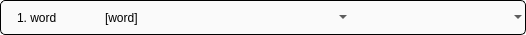
<?xml version="1.0" encoding="UTF-8"?>
<ui version="4.0">
 <class>Form</class>
 <widget class="QWidget" name="Form">
  <property name="geometry">
   <rect>
    <x>0</x>
    <y>0</y>
    <width>526</width>
    <height>35</height>
   </rect>
  </property>
  <property name="sizePolicy">
   <sizepolicy hsizetype="Expanding" vsizetype="Maximum">
    <horstretch>0</horstretch>
    <verstretch>0</verstretch>
   </sizepolicy>
  </property>
  <property name="windowTitle">
   <string>Form</string>
  </property>
  <property name="styleSheet">
   <string notr="true">background-color: rgba(0, 0, 0, 0);</string>
  </property>
  <layout class="QHBoxLayout" name="horizontalLayout">
   <property name="spacing">
    <number>0</number>
   </property>
   <property name="leftMargin">
    <number>0</number>
   </property>
   <property name="topMargin">
    <number>0</number>
   </property>
   <property name="rightMargin">
    <number>0</number>
   </property>
   <property name="bottomMargin">
    <number>0</number>
   </property>
   <item>
    <widget class="QWidget" name="horizontalWidget" native="true">
     <property name="sizePolicy">
      <sizepolicy hsizetype="Expanding" vsizetype="Expanding">
       <horstretch>0</horstretch>
       <verstretch>0</verstretch>
      </sizepolicy>
     </property>
     <property name="styleSheet">
      <string notr="true">background-color: rgba(250, 250, 250, 255);
border-radius: 5px;
border: 1px solid #000;
padding-left:5px;
padding-right:5px;</string>
     </property>
     <layout class="QHBoxLayout" name="horizontalLayout_8">
      <property name="spacing">
       <number>0</number>
      </property>
      <property name="leftMargin">
       <number>0</number>
      </property>
      <property name="topMargin">
       <number>0</number>
      </property>
      <property name="rightMargin">
       <number>0</number>
      </property>
      <property name="bottomMargin">
       <number>0</number>
      </property>
      <item>
       <widget class="QWidget" name="horizontalWidget_3" native="true">
        <property name="sizePolicy">
         <sizepolicy hsizetype="Expanding" vsizetype="Preferred">
          <horstretch>1</horstretch>
          <verstretch>0</verstretch>
         </sizepolicy>
        </property>
        <property name="maximumSize">
         <size>
          <width>16777215</width>
          <height>16777215</height>
         </size>
        </property>
        <property name="styleSheet">
         <string notr="true">QWidget{
border-radius: 0px;
background-color: rgba(255, 255, 255, 0);
border: 0px;
}</string>
        </property>
        <layout class="QHBoxLayout" name="horizontalLayout_5">
         <property name="spacing">
          <number>0</number>
         </property>
         <property name="leftMargin">
          <number>0</number>
         </property>
         <property name="topMargin">
          <number>0</number>
         </property>
         <property name="rightMargin">
          <number>0</number>
         </property>
         <property name="bottomMargin">
          <number>0</number>
         </property>
         <item>
          <widget class="QWidget" name="horizontalWidget_3" native="true">
           <property name="sizePolicy">
            <sizepolicy hsizetype="Preferred" vsizetype="Preferred">
             <horstretch>0</horstretch>
             <verstretch>0</verstretch>
            </sizepolicy>
           </property>
           <layout class="QHBoxLayout" name="horizontalLayout_6">
            <property name="spacing">
             <number>0</number>
            </property>
            <item>
             <widget class="QLabel" name="label_word">
              <property name="sizePolicy">
               <sizepolicy hsizetype="Preferred" vsizetype="Preferred">
                <horstretch>1</horstretch>
                <verstretch>0</verstretch>
               </sizepolicy>
              </property>
              <property name="minimumSize">
               <size>
                <width>0</width>
                <height>0</height>
               </size>
              </property>
              <property name="sizeIncrement">
               <size>
                <width>0</width>
                <height>0</height>
               </size>
              </property>
              <property name="baseSize">
               <size>
                <width>0</width>
                <height>0</height>
               </size>
              </property>
              <property name="styleSheet">
               <string notr="true">color:#000;</string>
              </property>
              <property name="text">
               <string>1. word</string>
              </property>
             </widget>
            </item>
           </layout>
          </widget>
         </item>
         <item>
          <widget class="QWidget" name="horizontalWidget_4" native="true">
           <property name="sizePolicy">
            <sizepolicy hsizetype="Preferred" vsizetype="Preferred">
             <horstretch>0</horstretch>
             <verstretch>0</verstretch>
            </sizepolicy>
           </property>
           <layout class="QHBoxLayout" name="horizontalLayout_7">
            <property name="spacing">
             <number>0</number>
            </property>
            <item>
             <widget class="QLabel" name="label_transcription">
              <property name="sizePolicy">
               <sizepolicy hsizetype="Preferred" vsizetype="Preferred">
                <horstretch>1</horstretch>
                <verstretch>0</verstretch>
               </sizepolicy>
              </property>
              <property name="minimumSize">
               <size>
                <width>0</width>
                <height>0</height>
               </size>
              </property>
              <property name="styleSheet">
               <string notr="true"/>
              </property>
              <property name="text">
               <string>[word]</string>
              </property>
             </widget>
            </item>
           </layout>
          </widget>
         </item>
        </layout>
       </widget>
      </item>
      <item>
       <widget class="QWidget" name="horizontalWidget" native="true">
        <property name="sizePolicy">
         <sizepolicy hsizetype="Expanding" vsizetype="Preferred">
          <horstretch>2</horstretch>
          <verstretch>0</verstretch>
         </sizepolicy>
        </property>
        <property name="maximumSize">
         <size>
          <width>16777215</width>
          <height>16777215</height>
         </size>
        </property>
        <property name="styleSheet">
         <string notr="true">QWidget{
border-radius: 0px;
background-color: rgba(255, 255, 255, 0);
border: 0px;
}</string>
        </property>
        <layout class="QHBoxLayout" name="horizontalLayout_4">
         <property name="spacing">
          <number>0</number>
         </property>
         <property name="leftMargin">
          <number>0</number>
         </property>
         <property name="topMargin">
          <number>0</number>
         </property>
         <property name="rightMargin">
          <number>0</number>
         </property>
         <property name="bottomMargin">
          <number>0</number>
         </property>
         <item>
          <widget class="QWidget" name="horizontalWidget_2" native="true">
           <property name="sizePolicy">
            <sizepolicy hsizetype="Expanding" vsizetype="Preferred">
             <horstretch>0</horstretch>
             <verstretch>0</verstretch>
            </sizepolicy>
           </property>
           <layout class="QHBoxLayout" name="horizontalLayout_3">
            <property name="spacing">
             <number>0</number>
            </property>
            <property name="leftMargin">
             <number>0</number>
            </property>
            <property name="topMargin">
             <number>0</number>
            </property>
            <property name="rightMargin">
             <number>0</number>
            </property>
            <property name="bottomMargin">
             <number>0</number>
            </property>
            <item>
             <widget class="QComboBox" name="combo_box_path_of_speeches">
              <property name="sizePolicy">
               <sizepolicy hsizetype="Preferred" vsizetype="Maximum">
                <horstretch>0</horstretch>
                <verstretch>0</verstretch>
               </sizepolicy>
              </property>
              <property name="styleSheet">
               <string notr="true">color:#000;</string>
              </property>
             </widget>
            </item>
           </layout>
          </widget>
         </item>
         <item>
          <widget class="QWidget" name="horizontalWidget" native="true">
           <property name="sizePolicy">
            <sizepolicy hsizetype="Expanding" vsizetype="Preferred">
             <horstretch>0</horstretch>
             <verstretch>0</verstretch>
            </sizepolicy>
           </property>
           <layout class="QHBoxLayout" name="horizontalLayout_2">
            <property name="spacing">
             <number>0</number>
            </property>
            <property name="leftMargin">
             <number>0</number>
            </property>
            <property name="topMargin">
             <number>0</number>
            </property>
            <property name="rightMargin">
             <number>0</number>
            </property>
            <property name="bottomMargin">
             <number>0</number>
            </property>
            <item>
             <widget class="QComboBox" name="combo_box_translations">
              <property name="sizePolicy">
               <sizepolicy hsizetype="Preferred" vsizetype="Maximum">
                <horstretch>2</horstretch>
                <verstretch>0</verstretch>
               </sizepolicy>
              </property>
              <property name="styleSheet">
               <string notr="true">color:#000;</string>
              </property>
             </widget>
            </item>
           </layout>
          </widget>
         </item>
        </layout>
       </widget>
      </item>
     </layout>
    </widget>
   </item>
  </layout>
 </widget>
 <resources/>
 <connections/>
</ui>
